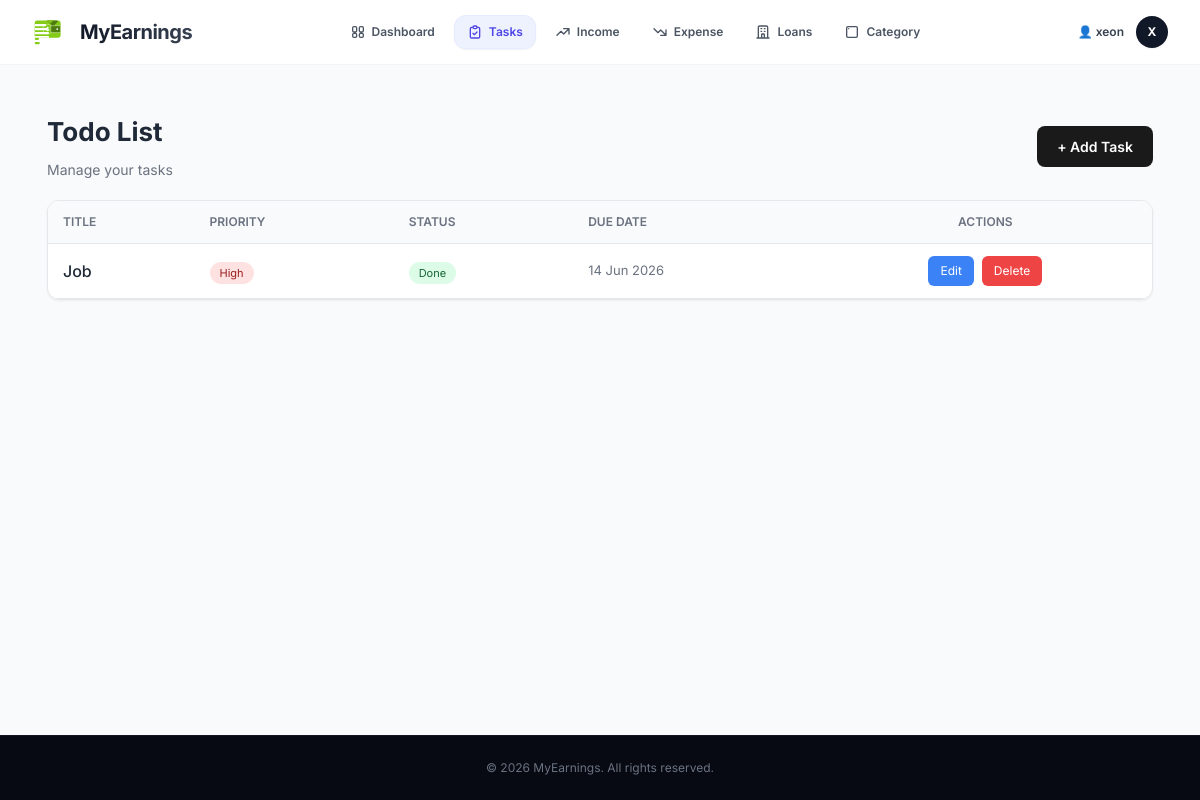
The page /todo/ (signed in) on the database its author committed.
### xeon/models.py (models this page shows, shortened)
class BaseModel(models.Model):
    created_at = models.DateTimeField(auto_now_add=True)
    updated_at = models.DateTimeField(auto_now=True)
    class Meta:
        abstract = True

class Todo(BaseModel):
    PRIORITY = (
        ('low', 'Low'),
        ('medium', 'Medium'),
        ('high', 'High'),
    )
    user = models.ForeignKey(User, on_delete=models.CASCADE)
    title = models.CharField(max_length=255)
    description = models.TextField(blank=True, null=True)
    is_completed = models.BooleanField(default=False)
    priority = models.CharField(max_length=10, choices=PRIORITY, default='medium')
    due_date = models.DateTimeField(blank=True, null=True)
    class Meta:
        ordering = ['-created_at']

### xeon/views.py (the view)
# urls.py: path('todo/', todo_list, name='todo_list'),
@login_required
def todo_list(request):
    todos = Todo.objects.filter(user=request.user).order_by('-created_at')
    return render(request, 'xeon/todo.html', {'todos': todos})

### xeon/templates/xeon/todo.html (shortened to what this page needs)
{% extends 'xeon/base.html' %}
{% block content %}
<div style="padding: 15px;">
    <div style="display: flex; justify-content: space-between; align-items: center; margin-bottom: 20px; flex-wrap: wrap; gap: 15px;">
        <div>
            <h2 style="font-size: 26px; font-weight: 700; margin: 0; color: #1f2937;"> Todo List</h2>
            <p style="color: #6b7280; margin: 8px 0 0 0; font-size: 14px;">Manage your tasks</p>
        </div>
        <a href="{% url 'xeon:add_todo' %}" style="padding: 10px 20px; background: #1a1a1a; color: white; border: none; border-radius: 8px; font-weight: 600; font-size: 14px; cursor: pointer; text-decoration: none;">+ Add Task</a>
    </div>
    <div style="background: #ffffff; border: 1px solid #e5e7eb; border-radius: 12px; overflow: hidden; box-shadow: 0 1px 3px rgba(0,0,0,0.05);">
        {% if todos %}
        <div style="overflow-x: auto;">
            <table style="width: 100%; border-collapse: collapse;">
                <thead>
                    <tr style="border-bottom: 1px solid #e5e7eb; background: #f9fafb;">
                        <th style="padding: 12px 15px; text-align: left; font-weight: 600; font-size: 12px; color: #6b7280; text-transform: uppercase;">Title</th>
                        <th style="padding: 12px 15px; text-align: left; font-weight: 600; font-size: 12px; color: #6b7280; text-transform: uppercase;">Priority</th>
                        <th style="padding: 12px 15px; text-align: left; font-weight: 600; font-size: 12px; color: #6b7280; text-transform: uppercase;">Status</th>
                        <th style="padding: 12px 15px; text-align: left; font-weight: 600; font-size: 12px; color: #6b7280; text-transform: uppercase;">Due Date</th>
                        <th style="padding: 12px 15px; text-align: center; font-weight: 600; font-size: 12px; color: #6b7280; text-transform: uppercase;">Actions</th>
                    </tr>
                </thead>
                <tbody>
                    {% for todo in todos %}
                    <tr style="border-bottom: 1px solid #e5e7eb; transition: all 0.2s;">
                        <td style="padding: 12px 15px; font-weight: 500; color: #1f2937;">{{ todo.title }}</td>
                        <td style="padding: 12px 15px;">
                            {% if todo.priority == 'high' %}
                            <span style="background: #fee2e2; color: #991b1b; padding: 4px 10px; border-radius: 20px; font-size: 11px;"> High</span>
                            {% elif todo.priority == 'medium' %}
                            <span style="background: #fef3c7; color: #78350f; padding: 4px 10px; border-radius: 20px; font-size: 11px;"><i class="fa-solid fa-circle text-yellow-400"></i> Medium</span>
                            {% else %}
                            <span style="background: #dcfce7; color: #166534; padding: 4px 10px; border-radius: 20px; font-size: 11px;"><i class="fa-solid fa-circle text-green-500"></i> Low</span>
                            {% endif %}
                        </td>
                        <td style="padding: 12px 15px;">
                            {% if todo.is_completed %}
                            <span style="background: #dcfce7; color: #166534; padding: 4px 10px; border-radius: 20px; font-size: 11px;"> Done</span>
                            {% else %}
                            <span style="background: #fef3c7; color: #78350f; padding: 4px 10px; border-radius: 20px; font-size: 11px;"><i class="fa-solid fa-hourglass-half"></i> Pending</span>
                            {% endif %}
                        </td>
                        <td style="padding: 12px 15px; color: #6b7280; font-size: 13px;">{{ todo.due_date|date:"d M Y" }}</td>
                        <td style="padding: 12px 15px; text-align: center;">
                            <div style="display: flex; gap: 8px; justify-content: center; flex-wrap: wrap;">
                                <a href="{% url 'xeon:edit_todo' todo.id %}" style="padding: 6px 12px; background: #3b82f6; color: white; border: none; border-radius: 6px; font-size: 12px; cursor: pointer; text-decoration: none;">Edit</a>
                                <form action="{% url 'xeon:delete_todo' todo.id %}" method="POST" style="display: inline;" onsubmit="return confirm('Delete this task?');">
                                    <button type="submit" style="padding: 6px 12px; background: #ef4444; color: white; border: none; border-radius: 6px; font-size: 12px; cursor: pointer;">Delete</button>
                                </form>
                            </div>
                        </td>
                    </tr>
                    {% endfor %}
                </tbody>
            </table>
        </div>
        {% endif %}
    </div>
</div>
{% endblock %}

### xeon/templates/xeon/base.html (shortened to what this page needs)
{% load static %}
<!DOCTYPE html>
<html lang="en">
<head>
    <script src="https://cdn.tailwindcss.com"></script>
</head>
<body class="{% block body_class %}{% endblock %} bg-gray-50 text-gray-900 font-sans min-h-screen flex flex-col">
    {% if user.is_authenticated %}
    <header class="bg-white/90 backdrop-blur-md border-b border-gray-100 sticky top-0 z-50">
        <div class="max-w-7xl mx-auto px-4 sm:px-6 lg:px-8">
            <div class="flex justify-between items-center h-16">
                <div class="flex items-center gap-2">
                    <a href="{% url 'xeon:dashboard' %}"
                        class="flex items-center gap-2 text-xl font-bold text-gray-900 hover:opacity-80 transition-opacity">
                        {% include 'xeon/logo.html' %}
                        <span
                            class="tracking-tight bg-clip-text text-transparent bg-gradient-to-r from-gray-900 to-gray-700">MyEarnings</span>
                    </a>
                </div>
                <div class="hidden md:flex items-center justify-center">
                    <nav class="flex space-x-1.5">
                        <a class="flex items-center gap-1.5 px-3 py-2 rounded-xl text-xs font-semibold transition-all duration-200 {% if request.resolver_match.url_name == 'dashboard' %}bg-indigo-50 text-indigo-600 border border-indigo-100/50 shadow-sm{% else %}text-gray-600 hover:bg-gray-50 hover:text-gray-900 border border-transparent{% endif %}"
                            href="{% url 'xeon:dashboard' %}">
                            <span>Dashboard</span>
                        </a>
                        <a class="flex items-center gap-1.5 px-3 py-2 rounded-xl text-xs font-semibold transition-all duration-200 {% if request.resolver_match.url_name == 'todo_list' or request.resolver_match.url_name == 'add_todo' or request.resolver_match.url_name == 'edit_todo' %}bg-indigo-50 text-indigo-600 border border-indigo-100/50 shadow-sm{% else %}text-gray-600 hover:bg-gray-50 hover:text-gray-900 border border-transparent{% endif %}"
                            href="{% url 'xeon:todo_list' %}">
                            <span>Tasks</span>
                        </a>
                        <a class="flex items-center gap-1.5 px-3 py-2 rounded-xl text-xs font-semibold transition-all duration-200 {% if request.resolver_match.url_name == 'income_list' or request.resolver_match.url_name == 'add_income' or request.resolver_match.url_name == 'edit_income' %}bg-indigo-50 text-indigo-600 border border-indigo-100/50 shadow-sm{% else %}text-gray-600 hover:bg-gray-50 hover:text-gray-900 border border-transparent{% endif %}"
                            href="{% url 'xeon:income_list' %}">
                            <svg class="w-4 h-4" fill="none" stroke="currentColor" stroke-width="2" viewBox="0 0 24 24">
                                <path stroke-linecap="round" stroke-linejoin="round" d="M13 7h8m0 0v8m0-8l-8 8-4-4-6 6">
                                </path>
                            </svg>
                            <span>Income</span>
                        </a>
                        <a class="flex items-center gap-1.5 px-3 py-2 rounded-xl text-xs font-semibold transition-all duration-200 {% if request.resolver_match.url_name == 'expense_list' or request.resolver_match.url_name == 'add_expense' or request.resolver_match.url_name == 'edit_expense' %}bg-indigo-50 text-indigo-600 border border-indigo-100/50 shadow-sm{% else %}text-gray-600 hover:bg-gray-50 hover:text-gray-900 border border-transparent{% endif %}"
                            href="{% url 'xeon:expense_list' %}">
                            <svg class="w-4 h-4" fill="none" stroke="currentColor" stroke-width="2" viewBox="0 0 24 24">
                                <path stroke-linecap="round" stroke-linejoin="round"
                                    d="M13 17h8m0 0v-8m0 8l-8-8-4 4-6-6"></path>
                            </svg>
                            <span>Expense</span>
                        </a>
                        <a class="flex items-center gap-1.5 px-3 py-2 rounded-xl text-xs font-semibold transition-all duration-200 {% if request.resolver_match.url_name == 'loan_list' or request.resolver_match.url_name == 'add_loan' or request.resolver_match.url_name == 'edit_loan' %}bg-indigo-50 text-indigo-600 border border-indigo-100/50 shadow-sm{% else %}text-gray-600 hover:bg-gray-50 hover:text-gray-900 border border-transparent{% endif %}"
                            href="{% url 'xeon:loan_list' %}">
                            <svg class="w-4 h-4" fill="none" stroke="currentColor" stroke-width="2" viewBox="0 0 24 24">
                                <path stroke-linecap="round" stroke-linejoin="round"
                                    d="M19 21V5a2 2 0 00-2-2H7a2 2 0 00-2 2v16m14 0h2m-2 0h-5m-9 0H3m2 0h5M9 7h1m-1 4h1m4-4h1m-1 4h1m-5 10v-5a1 1 0 011-1h2a1 1 0 011 1v5m-4 0h4">
                                </path>
                            </svg>
                            <span>Loans</span>
                        </a>
                        <a class="flex items-center gap-1.5 px-3 py-2 rounded-xl text-xs font-semibold transition-all duration-200 {% if request.resolver_match.url_name == 'add_category' %}bg-indigo-50 text-indigo-600 border border-indigo-100/50 shadow-sm{% else %}text-gray-600 hover:bg-gray-50 hover:text-gray-900 border border-transparent{% endif %}"
                            href="{% url 'xeon:add_category' %}">
                            <svg class="w-4 h-4" fill="none" stroke="currentColor" stroke-width="2" viewBox="0 0 24 24">
                                <path stroke-linecap="round" stroke-linejoin="round"
                                    d="M7 7h.01M6 20h12a2 2 0 002-2V6a2 2 0 00-2-2H6a2 2 0 00-2 2v12a2 2 0 002 2z">
                                </path>
                            </svg>
                            <span>Category</span>
                        </a>
                    </nav>
                </div>
                <div class="flex items-center gap-4">
                    <div class="flex items-center gap-3 font-sans">
                        <div class="hidden sm:flex flex-col items-end">
                            <span class="text-xs font-semibold text-gray-700">👤 {{ user.first_name|default:user.username }}</span>
                        </div>
                        <a href="{% url 'xeon:logout' %}" title="Log out" onclick="return confirm('Are you sure you want to log out?');"
                            class="w-8 h-8 bg-gray-900 hover:bg-red-600 text-white rounded-full flex items-center justify-center text-xs font-bold shadow-sm transition-all duration-200 group relative">
                            <span class="group-hover:opacity-0 transition-opacity duration-150">{{ user.username|slice:":1"|upper }}</span>
                        </a>
                    </div>
                </div>
            </div>
        </div>
    </header>
    {% endif %}
    <main
        class="{% if user.is_authenticated %}max-w-7xl mx-auto px-4 sm:px-6 lg:px-8 py-8 w-full flex-1{% else %}flex-1 w-full{% endif %} font-sans">
        {% block content %}
        {% endblock %}
    </main>
    <footer class="bg-[#070a13] border-t border-white/5 py-6 mt-auto">
        <div class="max-w-7xl mx-auto px-4 sm:px-6 lg:px-8 text-center text-xs text-gray-500">
            <p>&copy; 2026 MyEarnings. All rights reserved.</p>
        </div>
    </footer>
</body>
</html>

### rows shown on the page
Todo: title "Job", priority "High", is_completed "Done", due_date "14 Jun 2026"

### other values the page prints
{{ user.first_name|default:user.username }} "xeon"
{{ user.username|slice:":1"|upper }} "X"
